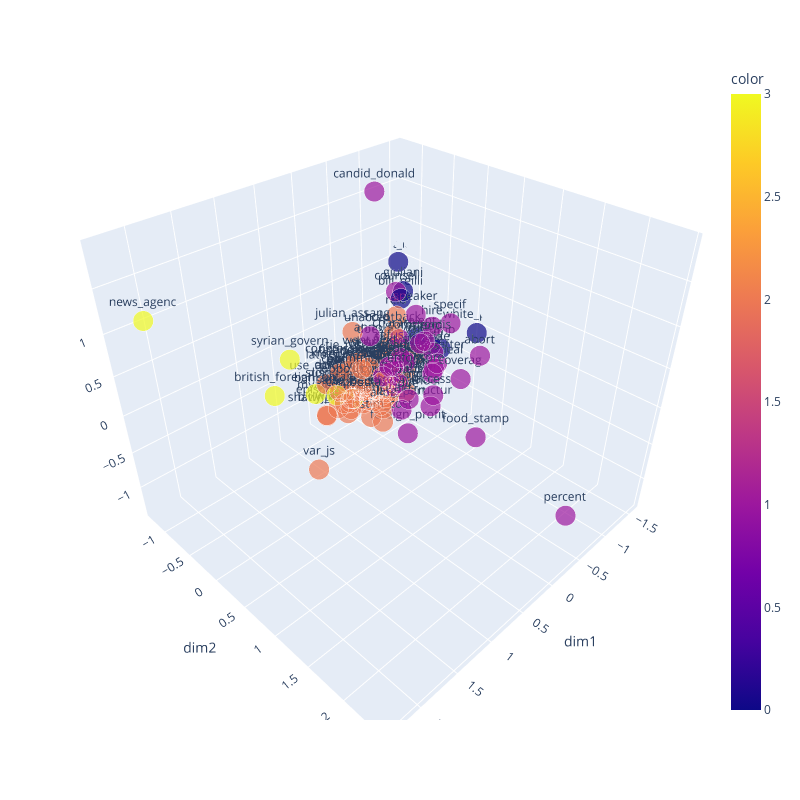

This figure's notebook cell:
### Code cell
new_feat = reduceDim(feat,method='PCA',dim = 20)
d3_feat = reduceDim(feat,method='PCA',dim = 3)
word_df = pd.DataFrame({
    "word":sample_words,
    "color":cluster(new_feat,n=4),
    "dim1":d3_feat[:,0],
    "dim2":d3_feat[:,1],
    "dim3":d3_feat[:,2],

})
plotScatter3D(word_df)

### Figure 1 — Plotly figure (JSON) as saved in the notebook; plotly's stock layout.template omitted (floating-point values rounded to 4 significant figures; data arrays with more than 128 entries replaced by an {"elided": "..."} marker saying what was removed)
{"data": [{"hovertemplate": "dim1=%{x}<br>dim2=%{y}<br>dim3=%{z}<br>size=%{marker.size}<br>word=%{text}<br>color=%{marker.color}<extra></extra>", "legendgroup": "", "marker": {"color": {"elided": "150 int values"}, "coloraxis": "coloraxis", "size": {"elided": "150 float values"}, "sizemode": "area", "sizeref": 0.00125, "symbol": "circle"}, "mode": "markers+text", "name": "", "scene": "scene", "showlegend": false, "text": {"elided": "150 str values"}, "type": "scatter3d", "x": {"elided": "150 float values"}, "y": {"elided": "150 float values"}, "z": {"elided": "150 float values"}}], "layout": {"coloraxis": {"colorbar": {"title": {"text": "color"}}, "colorscale": [[0, "#0d0887"], [0.1111, "#46039f"], [0.2222, "#7201a8"], [0.3333, "#9c179e"], [0.4444, "#bd3786"], [0.5556, "#d8576b"], [0.6667, "#ed7953"], [0.7778, "#fb9f3a"], [0.8889, "#fdca26"], [1, "#f0f921"]]}, "height": 800, "legend": {"itemsizing": "constant", "tracegroupgap": 0}, "margin": {"t": 60}, "scene": {"domain": {"x": [0, 1], "y": [0, 1]}, "xaxis": {"title": {"text": "dim1"}}, "yaxis": {"title": {"text": "dim2"}}, "zaxis": {"title": {"text": "dim3"}}}, "width": 800}}
